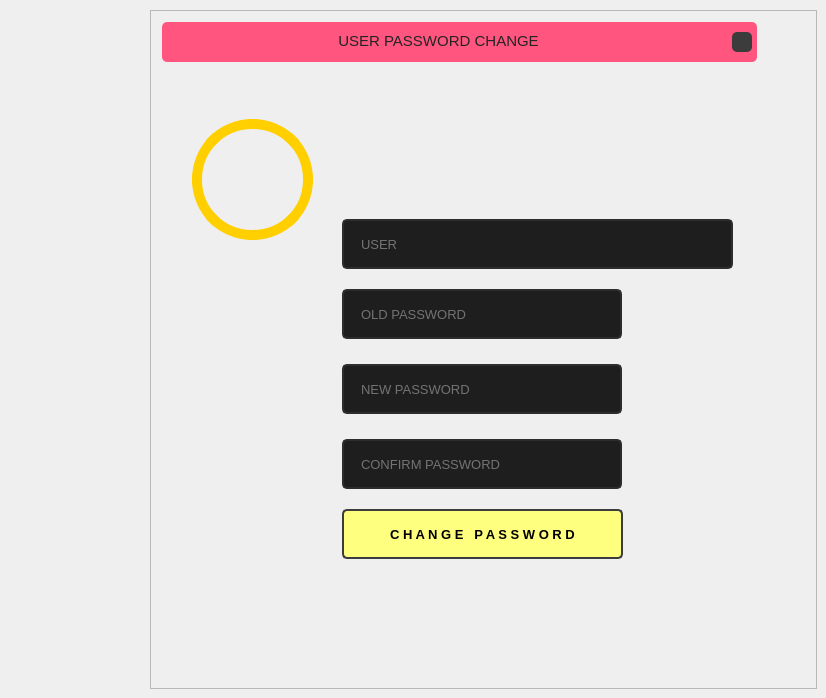
         <widget class="QWidget" name="passchange_page">
          <widget class="QFrame" name="content_4">
           <property name="geometry">
            <rect>
             <x>150</x>
             <y>10</y>
             <width>667</width>
             <height>679</height>
            </rect>
           </property>
           <property name="sizePolicy">
            <sizepolicy hsizetype="Preferred" vsizetype="Preferred">
             <horstretch>0</horstretch>
             <verstretch>0</verstretch>
            </sizepolicy>
           </property>
           <property name="minimumSize">
            <size>
             <width>667</width>
             <height>679</height>
            </size>
           </property>
           <property name="styleSheet">
            <string notr="true"/>
           </property>
           <property name="frameShape">
            <enum>QFrame::StyledPanel</enum>
           </property>
           <property name="frameShadow">
            <enum>QFrame::Raised</enum>
           </property>
           <widget class="QFrame" name="login_area_5">
            <property name="geometry">
             <rect>
              <x>12</x>
              <y>59</y>
              <width>647</width>
              <height>608</height>
             </rect>
            </property>
            <property name="maximumSize">
             <size>
              <width>647</width>
              <height>641</height>
             </size>
            </property>
            <property name="styleSheet">
             <string notr="true">border-radius: 10px;</string>
            </property>
            <property name="frameShape">
             <enum>QFrame::NoFrame</enum>
            </property>
            <property name="frameShadow">
             <enum>QFrame::Raised</enum>
            </property>
            <widget class="QFrame" name="logo_5">
             <property name="geometry">
              <rect>
               <x>160</x>
               <y>60</y>
               <width>191</width>
               <height>90</height>
              </rect>
             </property>
             <property name="styleSheet">
              <string notr="true">background-image: url(Images/useraccount.png);
background-repeat: no-repeat;
background-position: center;</string>
             </property>
             <property name="frameShape">
              <enum>QFrame::StyledPanel</enum>
             </property>
             <property name="frameShadow">
              <enum>QFrame::Raised</enum>
             </property>
            </widget>
            <widget class="QFrame" name="avatar_5">
             <property name="geometry">
              <rect>
               <x>30</x>
               <y>50</y>
               <width>121</width>
               <height>121</height>
              </rect>
             </property>
             <property name="styleSheet">
              <string notr="true">QFrame {
	background-image: url(Images/avatar.png);
	border-radius: 60px;
	border: 10px solid rgb(255, 207, 0);
	background-position: center;
}
QFrame:hover {
	border: 10px solid rgb(255, 225, 0);
}

</string>
             </property>
             <property name="frameShape">
              <enum>QFrame::StyledPanel</enum>
             </property>
             <property name="frameShadow">
              <enum>QFrame::Raised</enum>
             </property>
            </widget>
            <widget class="QLineEdit" name="loggedUser_chpass">
             <property name="enabled">
              <bool>false</bool>
             </property>
             <property name="geometry">
              <rect>
               <x>180</x>
               <y>150</y>
               <width>391</width>
               <height>50</height>
              </rect>
             </property>
             <property name="font">
              <font>
               <family>Segoe UI</family>
               <pointsize>10</pointsize>
              </font>
             </property>
             <property name="autoFillBackground">
              <bool>false</bool>
             </property>
             <property name="styleSheet">
              <string notr="true">QLineEdit {
	border: 2px solid rgb(45, 45, 45);
	border-radius: 5px;
	padding: 15px;
	background-color: rgb(30, 30, 30);		
	color: rgb(200, 200, 200);
}
QLineEdit:hover {
	border: 2px solid rgb(55, 55, 55);
}
QLineEdit:focus {
	border: 2px solid rgb(255, 207, 0);	
	color: rgb(200, 200, 200);
}</string>
             </property>
             <property name="inputMask">
              <string/>
             </property>
             <property name="text">
              <string/>
             </property>
             <property name="maxLength">
              <number>32</number>
             </property>
             <property name="placeholderText">
              <string>USER</string>
             </property>
             <property name="cursorMoveStyle">
              <enum>Qt::LogicalMoveStyle</enum>
             </property>
            </widget>
            <widget class="QPushButton" name="changepassword_Btn">
             <property name="geometry">
              <rect>
               <x>180</x>
               <y>440</y>
               <width>281</width>
               <height>50</height>
              </rect>
             </property>
             <property name="font">
              <font>
               <pointsize>10</pointsize>
               <weight>75</weight>
               <bold>true</bold>
              </font>
             </property>
             <property name="styleSheet">
              <string notr="true">QPushButton {	

	background-color:rgb(255, 255, 127);
	border: 2px solid rgb(60, 60, 60);
	border-radius: 5px;
}
QPushButton:hover {	
	background-color:  rgb(239, 239, 239);
	border: 1px solid rgb(70, 70, 70);
}
QPushButton:pressed {	
	background-color: rgb(250, 230, 0);
	border: 2px solid rgb(255, 165, 24);	
	color: rgb(35, 35, 35);
}</string>
             </property>
             <property name="text">
              <string>C H A N G E   P A S S W O R D</string>
             </property>
            </widget>
            <widget class="QLineEdit" name="lineEdit_newPassword">
             <property name="geometry">
              <rect>
               <x>180</x>
               <y>295</y>
               <width>280</width>
               <height>50</height>
              </rect>
             </property>
             <property name="font">
              <font>
               <family>Segoe UI</family>
               <pointsize>10</pointsize>
              </font>
             </property>
             <property name="styleSheet">
              <string notr="true">QLineEdit {
	border: 2px solid rgb(45, 45, 45);
	border-radius: 5px;
	padding: 15px;
	background-color: rgb(30, 30, 30);	
	color: rgb(200, 200, 200);
}
QLineEdit:hover {
	border: 2px solid rgb(55, 55, 55);
}
QLineEdit:focus {
	border: 2px solid rgb(255, 207, 0);	
	color: rgb(200, 200, 200);
}</string>
             </property>
             <property name="maxLength">
              <number>16</number>
             </property>
             <property name="echoMode">
              <enum>QLineEdit::Password</enum>
             </property>
             <property name="placeholderText">
              <string>NEW PASSWORD</string>
             </property>
            </widget>
            <widget class="QLineEdit" name="lineEdit_newPassword_confrm">
             <property name="geometry">
              <rect>
               <x>180</x>
               <y>370</y>
               <width>280</width>
               <height>50</height>
              </rect>
             </property>
             <property name="font">
              <font>
               <family>Segoe UI</family>
               <pointsize>10</pointsize>
              </font>
             </property>
             <property name="styleSheet">
              <string notr="true">QLineEdit {
	border: 2px solid rgb(45, 45, 45);
	border-radius: 5px;
	padding: 15px;
	background-color: rgb(30, 30, 30);	
	color: rgb(200, 200, 200);
}
QLineEdit:hover {
	border: 2px solid rgb(55, 55, 55);
}
QLineEdit:focus {
	border: 2px solid rgb(255, 207, 0);	
	color: rgb(200, 200, 200);
}</string>
             </property>
             <property name="maxLength">
              <number>16</number>
             </property>
             <property name="echoMode">
              <enum>QLineEdit::Password</enum>
             </property>
             <property name="placeholderText">
              <string>CONFIRM PASSWORD</string>
             </property>
            </widget>
            <widget class="QLineEdit" name="lineEdit_oldPassword">
             <property name="geometry">
              <rect>
               <x>180</x>
               <y>220</y>
               <width>280</width>
               <height>50</height>
              </rect>
             </property>
             <property name="font">
              <font>
               <family>Segoe UI</family>
               <pointsize>10</pointsize>
              </font>
             </property>
             <property name="styleSheet">
              <string notr="true">QLineEdit {
	border: 2px solid rgb(45, 45, 45);
	border-radius: 5px;
	padding: 15px;
	background-color: rgb(30, 30, 30);	
	color: rgb(200, 200, 200);
}
QLineEdit:hover {
	border: 2px solid rgb(55, 55, 55);
}
QLineEdit:focus {
	border: 2px solid rgb(255, 207, 0);	
	color: rgb(200, 200, 200);
}</string>
             </property>
             <property name="maxLength">
              <number>16</number>
             </property>
             <property name="echoMode">
              <enum>QLineEdit::Password</enum>
             </property>
             <property name="placeholderText">
              <string>OLD PASSWORD</string>
             </property>
            </widget>
           </widget>
           <widget class="QFrame" name="frame_error_chpass">
            <property name="geometry">
             <rect>
              <x>12</x>
              <y>12</y>
              <width>595</width>
              <height>40</height>
             </rect>
            </property>
            <property name="maximumSize">
             <size>
              <width>595</width>
              <height>40</height>
             </size>
            </property>
            <property name="styleSheet">
             <string notr="true">background-color: rgb(255, 85, 127);
border-radius: 5px;</string>
            </property>
            <property name="frameShape">
             <enum>QFrame::StyledPanel</enum>
            </property>
            <property name="frameShadow">
             <enum>QFrame::Raised</enum>
            </property>
            <widget class="QLabel" name="label_error_5">
             <property name="geometry">
              <rect>
               <x>11</x>
               <y>11</y>
               <width>531</width>
               <height>16</height>
              </rect>
             </property>
             <property name="font">
              <font>
               <pointsize>11</pointsize>
              </font>
             </property>
             <property name="styleSheet">
              <string notr="true">color: rgb(35, 35, 35);</string>
             </property>
             <property name="text">
              <string>USER PASSWORD CHANGE</string>
             </property>
             <property name="alignment">
              <set>Qt::AlignCenter</set>
             </property>
            </widget>
            <widget class="QPushButton" name="pushButton_close_pupup_4">
             <property name="geometry">
              <rect>
               <x>570</x>
               <y>10</y>
               <width>20</width>
               <height>20</height>
              </rect>
             </property>
             <property name="maximumSize">
              <size>
               <width>20</width>
               <height>20</height>
              </size>
             </property>
             <property name="styleSheet">
              <string notr="true">QPushButton {
	border-radius: 5px;	
	background-image: url(Images/cil-x.png);
	background-position: center;	
	background-color: rgb(60, 60, 60);
}
QPushButton:hover {
	background-color: rgb(50, 50, 50);	
	color: rgb(200, 200, 200);
}
QPushButton:pressed {
	background-color: rgb(35, 35, 35);	
	color: rgb(200, 200, 200);
}</string>
             </property>
             <property name="text">
              <string/>
             </property>
            </widget>
           </widget>
          </widget>
         </widget>
